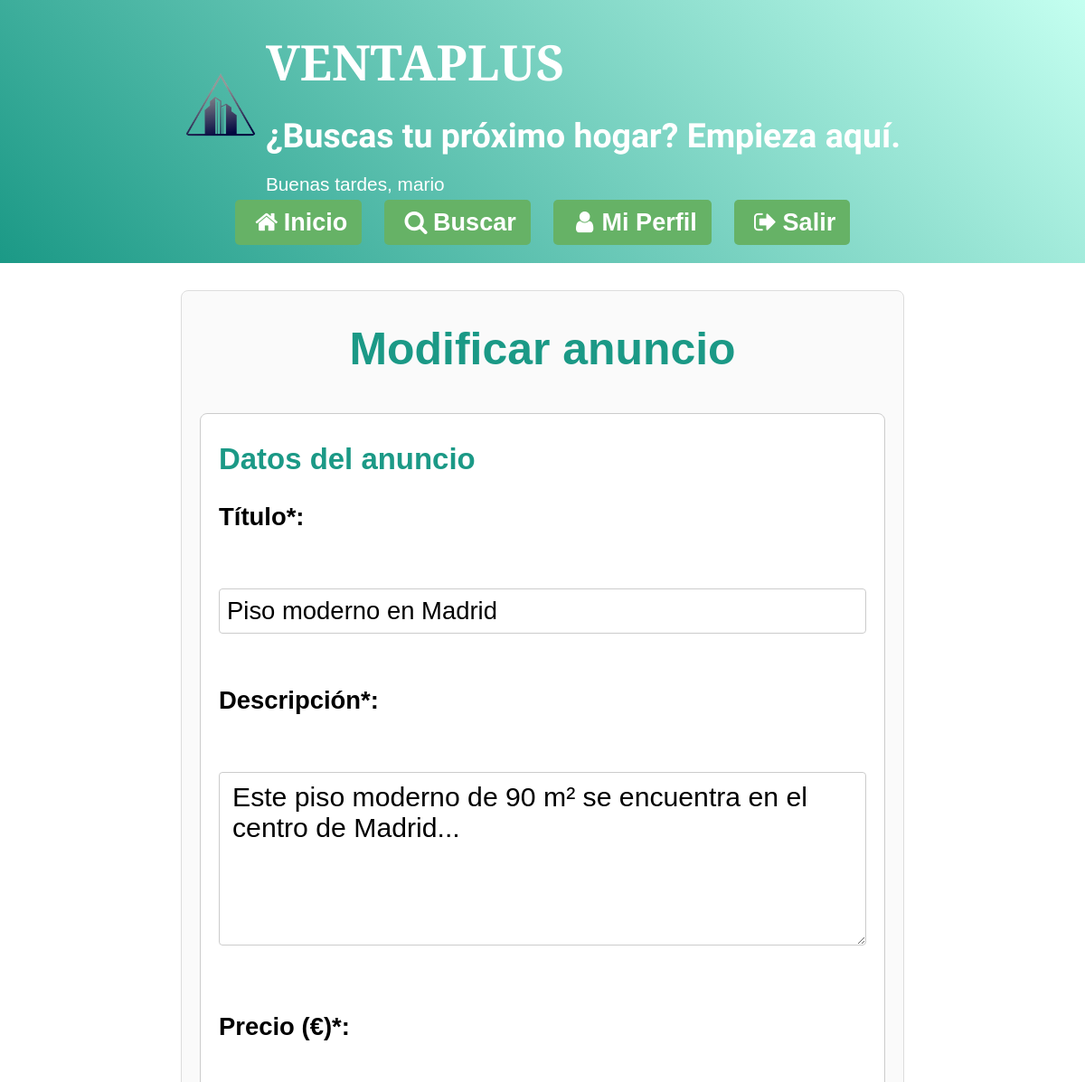
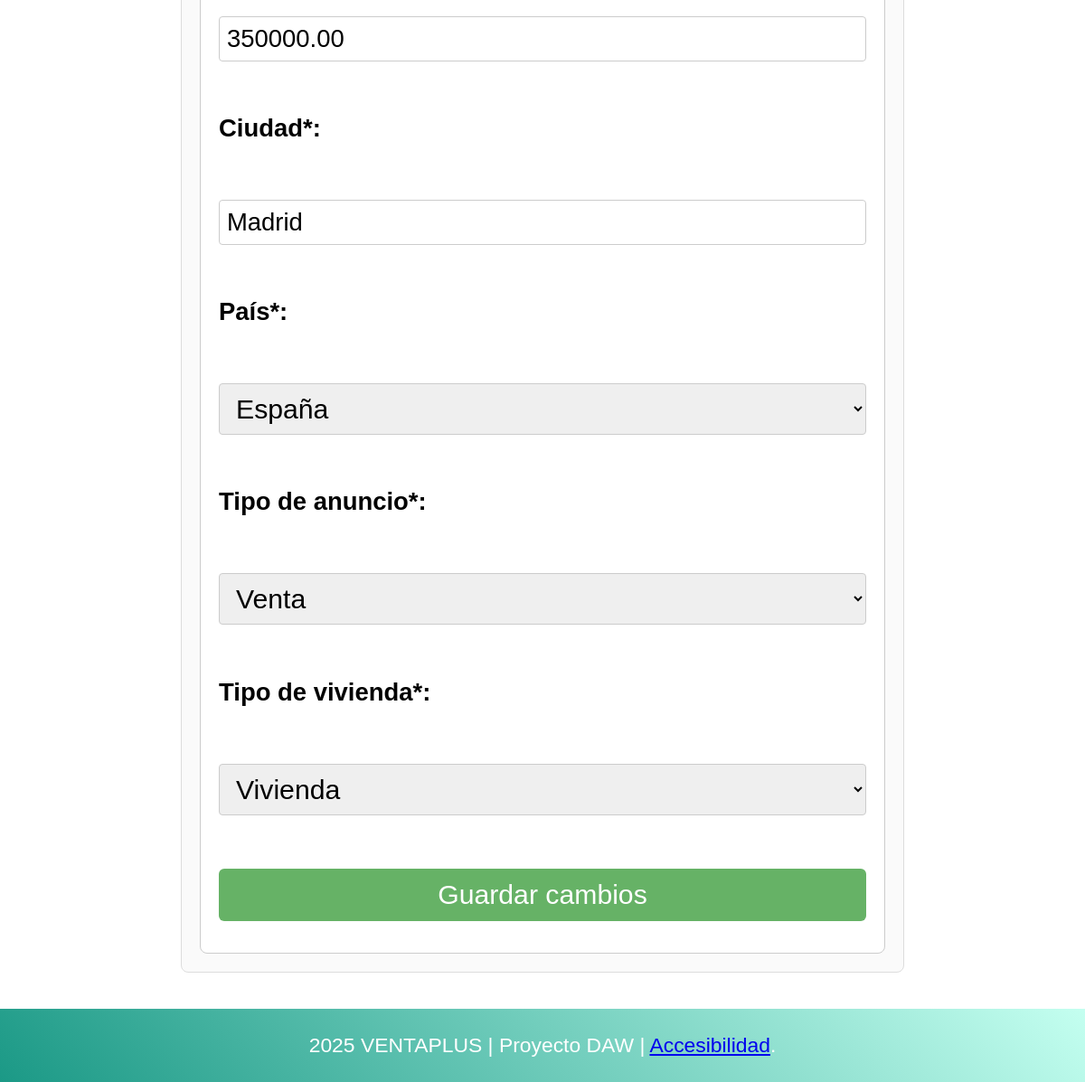
Page /modificar_anuncio.php?id=1 (signed in) on the committed database (2 pictures, top to bottom).
### tables this page shows
CREATE TABLE `anuncios` (
  `IdAnuncio` int(11) NOT NULL,
  `TAnuncio` smallint(6) DEFAULT NULL,
  `TVivienda` smallint(6) DEFAULT NULL,
  `FPrincipal` varchar(100) DEFAULT NULL,
  `Alternativo` varchar(255) NOT NULL,
  `Titulo` varchar(255) NOT NULL,
  `Precio` decimal(10,2) DEFAULT NULL,
  `Texto` text DEFAULT NULL,
  `Ciudad` varchar(100) DEFAULT NULL,
  `Pais` int(11) DEFAULT NULL,
  `Superficie` decimal(8,2) DEFAULT NULL,
  `NHabitaciones` int(11) DEFAULT NULL,
  `NBanyos` int(11) DEFAULT NULL,
  `Planta` int(11) DEFAULT NULL,
  `Anyo` int(11) DEFAULT NULL,
  `FRegistro` timestamp NOT NULL DEFAULT current_timestamp(),
  `Usuario` int(11) DEFAULT NULL
);

CREATE TABLE `paises` (
  `IdPais` int(11) NOT NULL,
  `NomPais` varchar(100) NOT NULL
);

CREATE TABLE `tiposanuncios` (
  `IdTAnuncio` smallint(6) NOT NULL,
  `NomTAnuncio` varchar(50) NOT NULL
);

CREATE TABLE `tiposviviendas` (
  `IdTVivienda` smallint(6) NOT NULL,
  `NomTVivienda` varchar(50) NOT NULL
);

### includes/formulario_anuncio.php (the view, shortened to what this page needs)
<form action="#" method="post">
    <fieldset>
        <legend>Datos del anuncio</legend>
        <label for="titulo">Título*:</label><br>
        <input type="text" id="titulo" name="titulo" value="<?php echo htmlspecialchars($titulo); ?>" required><br><br>
        <label for="descripcion">Descripción*:</label><br>
        <textarea id="descripcion" name="descripcion" rows="5" cols="40" required><?php echo htmlspecialchars($texto); ?></textarea><br><br>
        <label for="precio">Precio (€)*:</label><br>
        <input type="number" id="precio" name="precio" min="0" step="0.01" value="<?php echo htmlspecialchars($precio); ?>" required><br><br>
        <label for="ciudad">Ciudad*:</label><br>
        <input type="text" id="ciudad" name="ciudad" value="<?php echo htmlspecialchars($ciudad); ?>" required><br><br>
        <label for="pais">País*:</label><br>
        <select id="pais" name="pais" required>
            <?php foreach ($paises as $p): ?>
                <option value="<?php echo $p['IdPais']; ?>" <?php echo ($pais == $p['IdPais']) ? 'selected' : ''; ?>>
                    <?php echo htmlspecialchars($p['NomPais']); ?>
                </option>
            <?php endforeach; ?>
        </select><br><br>
        <label for="tipo_anuncio">Tipo de anuncio*:</label><br>
        <select id="tipo_anuncio" name="tipo_anuncio" required>
            <?php foreach ($tipos_anuncio as $ta): ?>
                <option value="<?php echo $ta['IdTAnuncio']; ?>" <?php echo ($tipo_anuncio == $ta['IdTAnuncio']) ? 'selected' : ''; ?>>
                    <?php echo htmlspecialchars($ta['NomTAnuncio']); ?>
                </option>
            <?php endforeach; ?>
        </select><br><br>
        <label for="tipo_vivienda">Tipo de vivienda*:</label><br>
        <select id="tipo_vivienda" name="tipo_vivienda" required>
            <?php foreach ($tipos_vivienda as $tv): ?>
                <option value="<?php echo $tv['IdTVivienda']; ?>" <?php echo ($tipo_vivienda == $tv['IdTVivienda']) ? 'selected' : ''; ?>>
                    <?php echo htmlspecialchars($tv['NomTVivienda']); ?>
                </option>
            <?php endforeach; ?>
        </select><br><br>
        <button type="submit"><?php echo $texto_boton; ?></button>
    </fieldset>
</form>

### css/letra_grande.css (style rules this page uses)
* { margin: 0; padding: 0; box-sizing: border-box; font-family: Arial, sans-serif; }
body { font-size: 1.3em; line-height: 1.8; }

### css/crear_anuncio.css (style rules this page uses)
form { background-color: #fff; border: 1px solid #ccc; border-radius: 8px; padding: 20px; }
fieldset { border: none; margin-bottom: 15px; }
legend { font-weight: bold; color: #1b9986; font-size: 1.1em; margin-bottom: 10px; }
label { display: block; font-weight: 600; margin-bottom: 5px; }
input[type="text"], input[type="number"], textarea, select { width: 100%; padding: 8px; border: 1px solid #ccc; border-radius: 4px; font-family: inherit; font-size: 1em; box-sizing: border-box; }
textarea { resize: vertical; }

### rows in the picture
anuncios: titulo "Piso moderno en Madrid", descripcion "Este piso moderno de 90 m² se encuentra en el centro de Madrid...", precio "350000.00", ciudad "Madrid", pais "España", tipo_anuncio "Venta", tipo_vivienda "Vivienda"

### other values in the picture
$saludo "Buenas tardes, mario"
$texto_boton "Guardar cambios"
